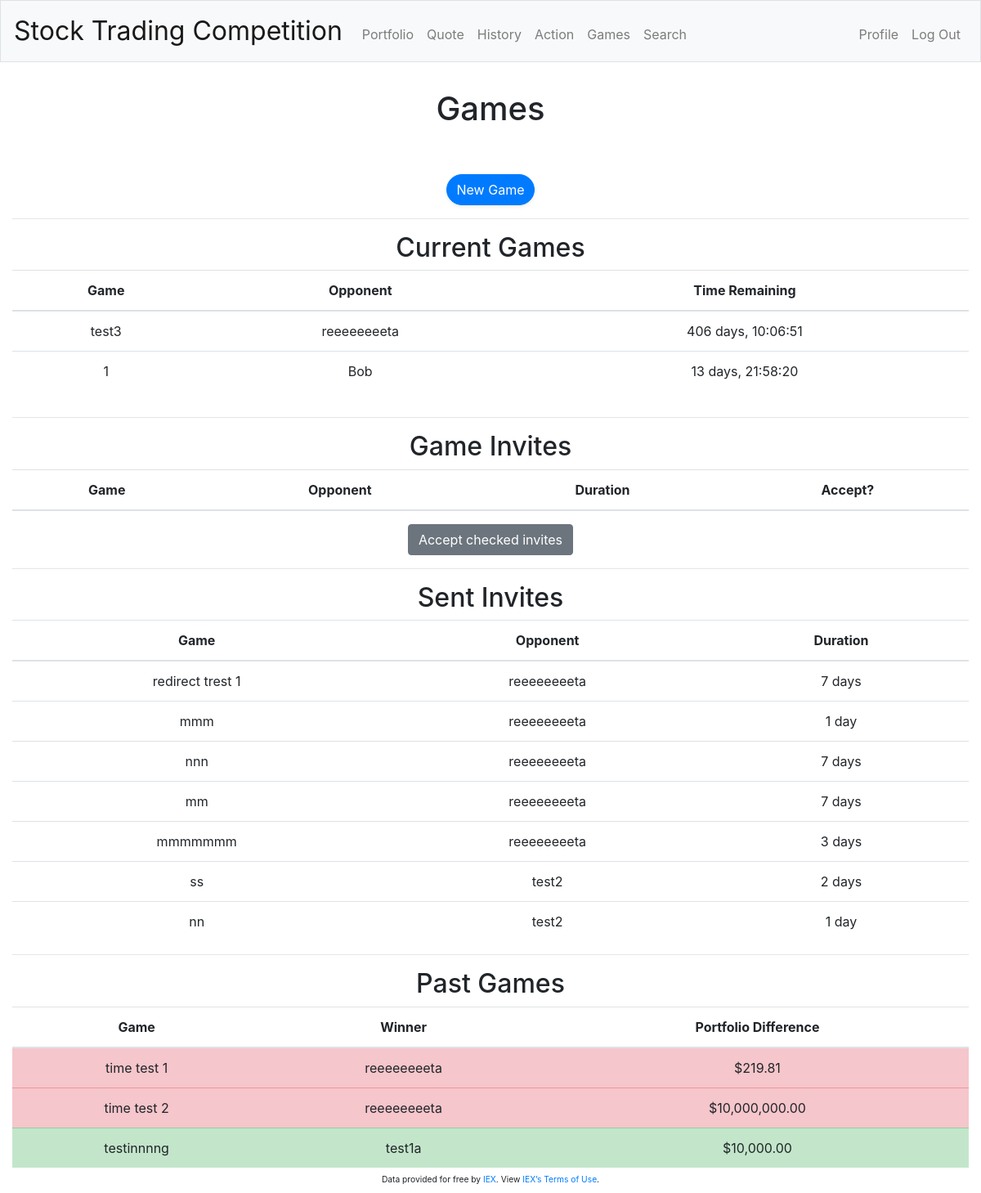
The page /gamescreen (signed in) on the database its author committed.
### tables this page shows
CREATE TABLE 'game' ('gamenumber' integer PRIMARY KEY NOT NULL, 'player1' integer, 'player2' integer, 'initialized' INTEGER DEFAULT 0, 'name'  text DEFAULT CURRENT_DATE  , 'starting_cash' INTEGER NOT NULL DEFAULT 10000, 'winner' INTEGER DEFAULT NULL, 'finished' INTEGER DEFAULT 0, 'years' INTEGER DEFAULT NULL,'weeks' INTEGER DEFAULT NULL, 'days' INTEGER DEFAULT NULL, 'startdate'  date DEFAULT CURRENT_DATE  , 'timeRemaining' text DEFAULT NULL, 'p1total' real, 'p2total' INTEGER);

CREATE TABLE 'users' (id INTEGER, username TEXT NOT NULL, hash TEXT NOT NULL, 'wins' INTEGER, 'description' INTEGER, PRIMARY KEY(id));

### application.py (the view, shortened to what this page needs)
@app.route("/gamescreen", methods=["GET", "POST"])
@login_required
def gamescreen():
    sentinvites = db.engine.execute("SELECT * FROM game WHERE player1 IN (:user_id) AND initialized=0 AND finished=0", user_id=session['user_id']).fetchall()
    sgame = [] #sent invites are games that are not initialized yet; the invite recipient is always player 2
    for games in sentinvites:
        game = dict(games)
        opponent = str(db.engine.execute("SELECT * FROM users WHERE id=?", game['player2']).fetchall()[0]['username'])
        duration = str(datetime.timedelta(days=((int(game['years']) * 365) + int(game['days'])), weeks=int(game['weeks']))).split(",")[0]
        game.update({'opponent': opponent})
        game.update({'duration': duration}) #obtain sent invites in dictionary format for convenience to show value in template that is not stored in SQL; the opponent of the current player is defferent depending on the player that is viewing
        sgame.append(game)
    pastgames = db.engine.execute("SELECT * FROM game WHERE (player1 IN (:user_id) OR player2 IN (:user_id)) AND initialized=1 AND finished=1", user_id=session['user_id']).fetchall()
    pgame = [] #past games are games that have finished
    for games in pastgames:
        game = dict(games)
        wu = db.engine.execute("SELECT * FROM users WHERE id=?", game['winner']).fetchall() #game's winner stored by user id
        if len(wu) > 0:
            wu = wu[0]['username']
        if not wu: #winner is set to 0 when tie
            wu = "Tie"
        game.update({'wu':wu})
        game.update({'diff': abs(game['p1total'] - game['p2total'])})
        pgame.append(game) #again, games stored in dict for similar reason as above
    if request.method == "POST":
        if request.form.getlist("accept"):
            accepts = request.form.getlist("accept")
            current = datetime.datetime.now() #user can accept all invites at once
            for accept in accepts:
                db.engine.execute("UPDATE game SET initialized=1, startdate=:start WHERE gamenumber=:game", start=current.strftime("%Y-%m-%d %H:%M:%S"), game=int(accept))
        currentgames = db.engine.execute("SELECT * FROM game WHERE (player1 IN (:user_id) OR player2 IN (:user_id)) AND initialized=1 AND finished=0", user_id=session['user_id']).fetchall()
        for game in currentgames:
            timeRemaining(game['gamenumber']) #this function updates SQL table for whether game is completed, who won, final totals, and if not done yet, then just the remaining time
        currentgames = db.engine.execute("SELECT * FROM game WHERE (player1 IN (:user_id) OR player2 IN (:user_id)) AND initialized=1 AND finished=0", user_id=session['user_id']).fetchall()
        cgame = [] #the code from above is repeated because once invites are accepted, the SQL table is updated with the new initialized games but the dictionaries that are sent to the template are not
        for games in currentgames:
            game = dict(games)
            if int(game["player1"]) == int(session['user_id']):
                opponent = str(db.engine.execute("SELECT * FROM users WHERE id=?", game["player2"]).fetchall()[0]['username'])
            else:
                opponent = str(db.engine.execute("SELECT * FROM users WHERE id=?", game["player1"]).fetchall()[0]['username'])
            game.update({'opponent': opponent})
            cgame.append(game)
        gameinvites = db.engine.execute("SELECT * FROM game WHERE player2 IN (:user_id) AND initialized=0 AND finished=0", user_id=session['user_id']).fetchall()
        igame = []
        for games in gameinvites:
            game = dict(games)
            opponent = str(db.engine.execute("SELECT * FROM users WHERE id=?", game["player1"]).fetchall()[0]['username'])
            duration = str(datetime.timedelta(days=((int(game['years']) * 365) + int(game['days'])), weeks=int(game['weeks']))).split(",")[0]
            game.update({'opponent': opponent})
            game.update({'duration': duration})
            igame.append(game)
        return render_template("gamescreen.html", currentgames=cgame, gameinvites=igame, sentvites=sgame, pastgames=pgame, user=session['user_id'])
    else:
        currentgames = db.engine.execute("SELECT * FROM game WHERE (player1 IN (:user_id) OR player2 IN (:user_id)) AND initialized=1 AND finished=0", user_id=session['user_id']).fetchall()
        for game in currentgames:
            timeRemaining(game['gamenumber'])
        currentgames = db.engine.execute("SELECT * FROM game WHERE (player1 IN (:user_id) OR player2 IN (:user_id)) AND initialized=1 AND finished=0", user_id=session['user_id']).fetchall()
        cgame = [] #again, same code as above
        for games in currentgames:
            game = dict(games)
            if int(game["player1"]) == int(session['user_id']):
                opponent = str(db.engine.execute("SELECT * FROM users WHERE id=?", game["player2"]).fetchall()[0]['username'])
            else:
                opponent = str(db.engine.execute("SELECT * FROM users WHERE id=?", game["player1"]).fetchall()[0]['username'])
            game.update({'opponent': opponent})
            cgame.append(game)
        gameinvites = db.engine.execute("SELECT * FROM game WHERE player2 IN (:user_id) AND initialized=0 AND finished=0", user_id=session['user_id']).fetchall()
        igame = []
        return render_template("gamescreen.html", currentgames=cgame, gameinvites=igame, sentvites=sgame, pastgames=pgame, user=session['user_id'])

### application.py (called while the page is built, shortened)
@app.after_request
def after_request(response):
    response.headers["Cache-Control"] = "no-cache, no-store, must-revalidate"
    response.headers["Expires"] = 0
    response.headers["Pragma"] = "no-cache"
    return response

def calculate_portfolio_value(portfolio):
    grand_total = 0
    stockDictList = []
    for stocks in portfolio:
        stock = dict(stocks)
        if stock['stock'] == "Cash":
            total = stock['quantity']
            stock.update({'total': total})
            grand_total += total
            stockDictList.append(stock)
    return [grand_total, stockDictList]

### helpers.py (called while the page is built)
def login_required(f): # citation: from Finance distribution code (CS50 staff)
    @wraps(f)
    def decorated_function(*args, **kwargs):
        if session.get("user_id") is None:
            return redirect("/login")
        return f(*args, **kwargs)
    return decorated_function

def usd(value): #citation: Finance distribution code
    return f"${value:,.2f}"

### templates/gamescreen.html (shortened to what this page needs)
{% extends "layout.html" %}
{% block main %}
    <div class = 'centered'>
        <h1>Games</h1>
    </div>
    <div>
        <a class = "btn btn-primary rounded-pill shadow-sm" href="/newgame">New Game</a>
    </div>
    <hr>
    <div class="table-responsive">
        <h2>Current Games</h2>
        <table class="table">
            <thead>
                <tr>
                    <th>Game</th>
                    <th>Opponent</th>
                    <th>Time Remaining</th>
                </tr>
            </thead>
            <tbody>
                {% for game in currentgames %}
                <tr>
                    <td> {{ game['name'] }} </td>
                    <td> {{ game['opponent'] }} </td>
                    <td> {{ game['timeRemaining'] }}</td>
                </tr>
            {% endfor %}
            </tbody>
        </table>
    </div>
    <hr>
    <h2>Game Invites</h2>
    <table class="table">
        <thead>
            <tr>
                <th>Game</th>
                <th>Opponent</th>
                <th>Duration</th>
                <th>Accept?</th>
            </tr>
        </thead>
    </table>
    <input type="submit" class="btn btn-secondary" value="Accept checked invites">
    <hr>
    <h2>Sent Invites</h2>
    <table class="table">
        <thead>
            <tr>
                <th>Game</th>
                <th>Opponent</th>
                <th>Duration</th>
            </tr>
        </thead>
        <tbody>
            {% for game in sentvites %}
            <tr>
                <td> {{ game['name'] }} </td>
                <td> {{ game['opponent'] }} </td>
                <td> {{ game['duration'] }} </td>
            </tr>
            {% endfor %}
        </tbody>
    </table>
    <hr>
    <div>
        <h2>Past Games</h2>
        <table class="table">
            <thead>
                <tr>
                    <th>Game</th>
                    <th>Winner</th>
                    <th>Portfolio Difference</th>
                </tr>
            </thead>
            <tbody>
                {% for game in pastgames %}
                    {% if game['winner'] == user %}
                        <tr class='table-success'>
                            <td> {{ game['name'] }} </td>
                            <td> {{ game['wu'] }} </td>
                            <td> {{ game['diff'] | usd}}</td>
                        </tr>
                    {% endif %}
                    {% if game['winner'] != user and game['winner'] != 0 %}
                        <tr class='table-danger'>
                            <td> {{ game['name'] }} </td>
                            <td> {{ game['wu'] }} </td>
                            <td> {{ game['diff'] | usd }}</td>
                        </tr>
                    {% endif %}
            {% endfor %}
            </tbody>
        </table>
    </div>
{% endblock %}

### templates/layout.html (shortened to what this page needs)
<!DOCTYPE html>
<html lang="en">
    <head>
        <link rel="stylesheet" href="https://cdn.jsdelivr.net/npm/bootstrap@4.5.3/dist/css/bootstrap.min.css">
        <link href="{{url_for('static', filename='styles.css')}}" rel="stylesheet">
        <link rel="stylesheet" href="https://stackpath.bootstrapcdn.com/font-awesome/4.7.0/css/font-awesome.min.css">
    </head>
    <body>
        <nav class="navbar navbar-expand-md navbar-light bg-light border">
            <a class="navbar-brand" href="/"><span class="display-5 indigo">Stock Trading Competition</span></a>
            <div class="collapse navbar-collapse" id="navbar">
                {% if session.user_id %}
                    <ul class="navbar-nav mr-auto mt-2">
                        <li class="nav-item"><a class="nav-link" href="/">Portfolio</a></li>
                        <li class="nav-item"><a class="nav-link" href="/quote">Quote</a></li>
                        <li class="nav-item"><a class="nav-link" href="/history">History</a></li>
                        <li class="nav-item"><a class="nav-link" href="/actionpage">Action</a></li>
                        <li class="nav-item"><a class="nav-link" href="/gamescreen">Games</a></li>
                        <li class="nav-item"><a class="nav-link" href="/searchusers">Search</a></li>
                    </ul>
                    <ul class="navbar-nav ml-auto mt-2">
                        <li class="nav-item"><a class="nav-link" href="/profile">Profile</a></li>
                        <li class="nav-item"><a class="nav-link" href="/logout">Log Out</a></li>
                    </ul>
                {% else %}
                    <ul class="navbar-nav ml-auto mt-2">
                        <li class="nav-item"><a class="nav-link" href="/register">Register</a></li>
                        <li class="nav-item"><a class="nav-link" href="/login">Log In</a></li>
                    </ul>
                {% endif %}
            </div>
        </nav>
        <main class="container-fluid" style="height: 100%;">
            {% block main %}{% endblock %}
        </main>
        <div class = "navbar fixed-bottom justify-content-center">
            <footer class="footer small">
                <small class="text-center">
                    Data provided for free by <a href="https://iextrading.com/developer">IEX</a>. View <a href="https://iextrading.com/api-exhibit-a/">IEX’s Terms of Use</a>.
                </small>
            </footer>
        </div>
    </body>
</html>

### static/styles.css (style rules this page uses)
nav .navbar-brand { font-size: xx-large; }
body { height: 100%; padding-bottom: 15px }
small { padding-top: 0px; margin-top: 0px; }
h1 { padding-bottom: 3rem; }
main { overflow-x: auto; text-align: center; }
.centered { text-align: center; display: flex; flex-wrap:wrap; justify-content: center; }

### rows shown on the page
game: name "test3", timeRemaining "406 days, 10:06:51"
users: opponent "reeeeeeeeta", opponent "reeeeeeeeta" "reeeeeeeeta" "reeeeeeeeta" "reeeeeeeeta" "reeeeeeeeta", wu "reeeeeeeeta" "reeeeeeeeta"
users: opponent "Bob"
game: timeRemaining "13 days, 21:58:20"
game: name "redirect trest 1"
game: name "mmm"
game: name "nnn"
game: name "mm"
game: name "mmmmmmm"
game: name "ss"
users: opponent "test2" "test2"
game: name "nn"
game: name "time test 1"
game: name "time test 2"
game: name "testinnnng"
users: wu "test1a"

### other values the page prints
{{ game['name'] }} "1"
{{ game['duration'] }} "7 days" "1 day" "7 days" "7 days" "3 days" "2 days" "1 day"
{{ game['diff'] | usd }} "$219.81" "$10,000,000.00"
{{ game['diff'] | usd }} "$10,000.00"
